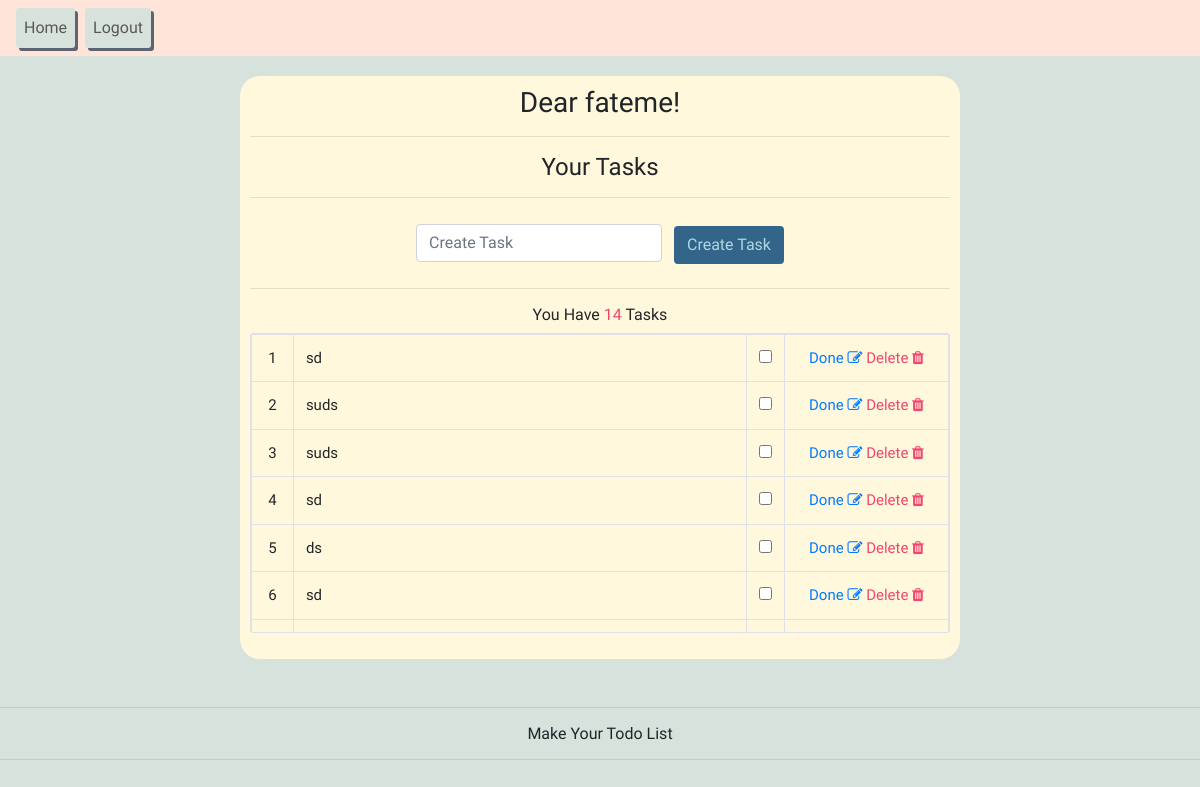
Page / (signed in) on the earlier database version.
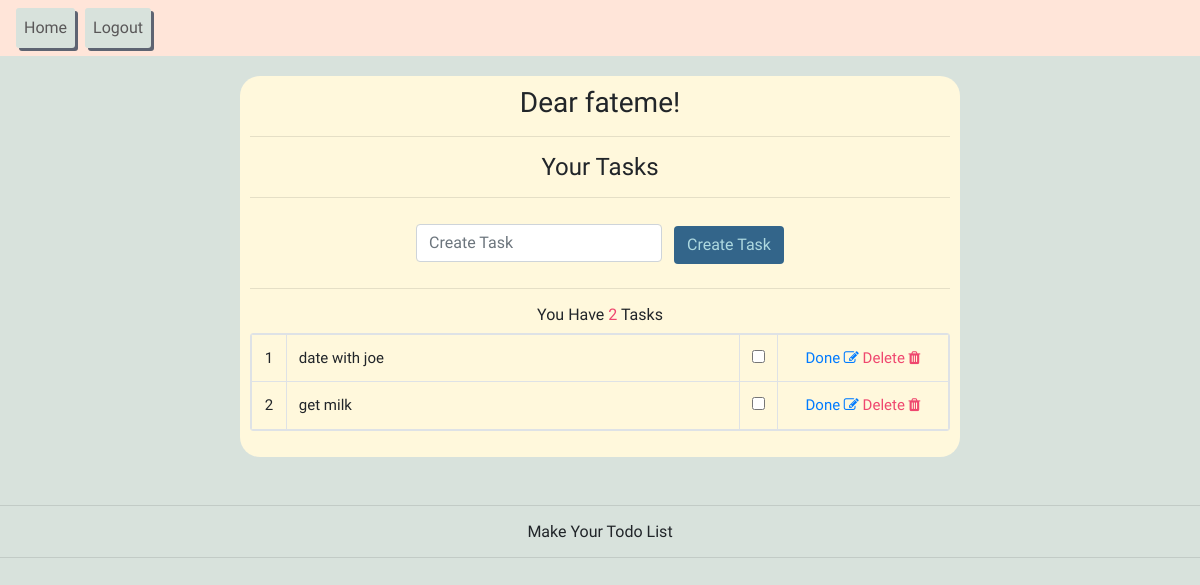
Same page on the later database version.
### task/models.py (models this page shows, shortened)
class Task( models.Model ):
    user = models.ForeignKey( User, on_delete=models.CASCADE, blank=True, null=True )
    task_title = models.CharField( max_length=150 )
    date_added = models.DateField( auto_now_add=True )
    completed = models.BooleanField( default=False )

### task/views.py (the view)
# urls.py: path( '', task_list, name='task_list' ),
@login_required( login_url='login' )
def task_list(request):
    tasks = Task.objects.filter( user=request.user ).all().order_by( 'date_added' )
    task_form = TaskForm( request.POST or None )
    if task_form.is_valid():
        new_task = task_form.save( commit=False )
        new_task.user = request.user
        new_task.save()
        return JsonResponse( {'task': model_to_dict( new_task )}, status=200 )
    context = {
        'tasks': tasks,
        'task_form': task_form
    }
    return render( request, 'task/task_list.html', context )

### task/forms.py
class TaskForm( forms.ModelForm ):
    class Meta:
        model = Task
        fields = ['task_title']
        widgets = {
            'task_title': forms.TextInput(
                attrs={'type': 'text', 'placeholder': 'Create Task', 'class': 'form-control mr-sm-2'} ),
        }

### task/templates/task/task_list.html (shortened to what this page needs)
{% extends 'base/mainLayout.html' %}
{% block content %}
    <div id="user_component" class="shadow">
        <h3 class="text-center">Dear {{ request.user.username }}!</h3>
        <hr>
        <h4 class="text-center">Your Tasks</h4>
        <hr>
        <div class="text-center">
            <form class="form-inline text-center" id="search_form" method="post" data-url="{% url 'task_list' %}">
                {{ task_form.task_title }}
                <button type="button" id="search_btn" class="btn mt-1">Create Task</button>
            </form>
        </div>
        <hr>
        <div>
            <div id="task_count">
                <h6 class="text-center">You Have
                    <span>{{ tasks.count }}</span> Task{{ tasks.count|pluralize:'s' }}</h6>
            </div>
            <table class="table table-bordered" id="task_list">
                <tbody>
                {% for task in tasks %}
                    <tr id="{{ task.id }}">
                        <td class="text-center numbering_table">{{ forloop.counter }}</td>
                        <td colspan="2" class="task_title">
                            {% if task.completed %}
                                <del>
                                    {{ task.task_title }}
                                </del>
                            {% else %}
                                {{ task.task_title }}
                            {% endif %}
                        </td>
                        <td colspan="2" class="task_complete">
                            <input type="checkbox" {% if task.completed %} checked {% endif %}>
                        </td>
                        <td class="text-center">
                            <a href="" class="delete_task" data-id="{{ task.id }}">Done
                                <li class="fa fa-edit"></li>
                            </a>
                            <a href="#" class="update_task" data-id="{{ task.id }}">Delete
                                <li class="fa fa-trash"></li>
                            </a>
                        </td>
                    </tr>
                {% endfor %}
                </tbody>
            </table>
        </div>
    </div>
{% endblock %}

Differences in the rows shown:
removed Task: task_title "sd"
removed Task: task_title "suds"
removed Task: task_title "suds"
removed Task: task_title "sd"
removed Task: task_title "ds"
removed Task: task_title "sd"
added Task: task_title "date with joe"
added Task: task_title "get milk"
Other differences:
{{ tasks.count }}: "14" → "2"
